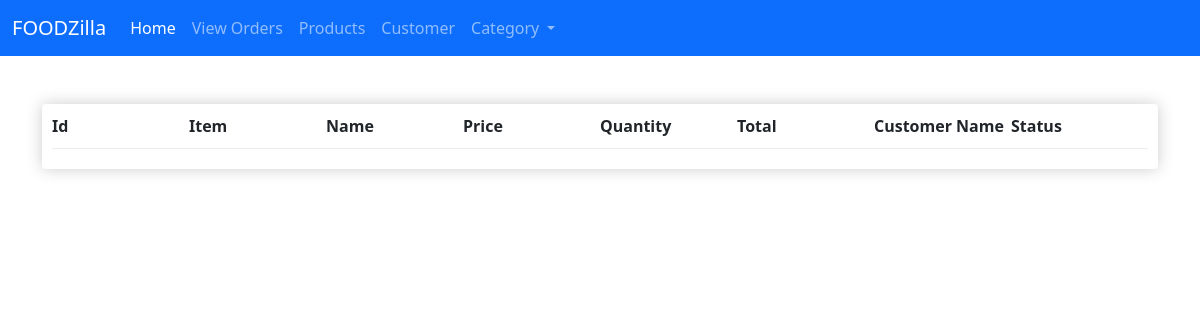
Page /order/ on the earlier database version.
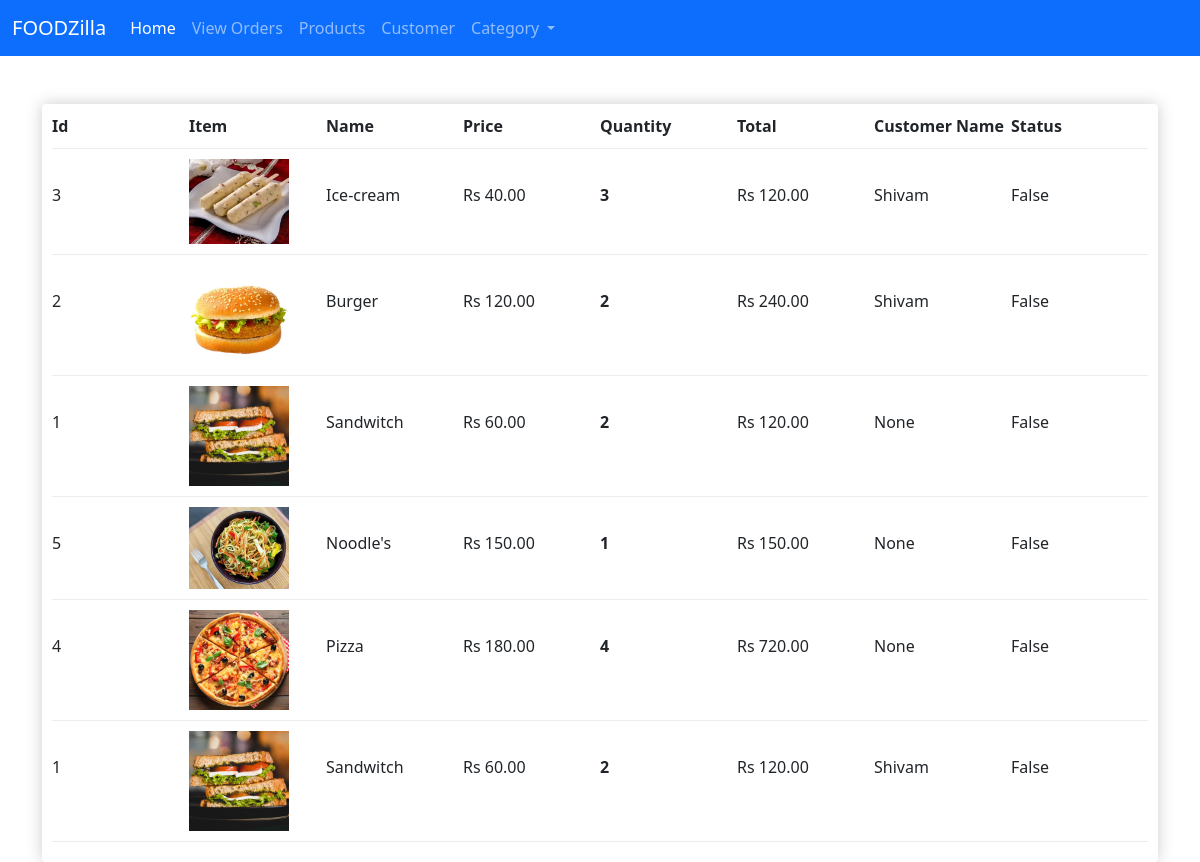
Same page on the later database version.
### App/models.py (models this page shows, shortened)
class OrderItem(models.Model):
    product= models.ForeignKey(Product,on_delete=models.SET_NULL,blank=True,null=True)
    order= models.ForeignKey(Order,on_delete=models.SET_NULL,blank=True,null=True)
    quantity = models.IntegerField(default=0,null=True,blank=True)
    date_added = models.DateTimeField(auto_now_add=True)
    @property
    def get_total(self):
        total=self.product.price * self.quantity
        return total

class Product(models.Model):
    name= models.CharField(max_length=100,null=True)
    price = models.FloatField()
    image=models.ImageField(null=True,blank=True)
    @property
    def imageURL(self):
        try:
            url=self.image.url
        except:
            url=''
        return url

class Order(models.Model):
    customer=models.ForeignKey(Customer,on_delete=models.SET_NULL,blank=True,null=True)
    ordered_date = models.DateTimeField(auto_now_add=True)
    complete = models.BooleanField(default=True,blank=True,null=True)
    transaction_id = models.CharField(max_length=200,null=True)

class Customer(models.Model):
    user = models.OneToOneField(User,on_delete=models.SET_NULL,null=True,blank=True)
    name= models.CharField(max_length=100,null=True)
    email = models.CharField(max_length=100,null=True)

### App/views.py (the view)
# urls.py: url(r'^order/',views.order,name="order"),
def order(request):
    items=OrderItem.objects.all()
    context = {'items':items}
    return render(request,'html/order.html',context)

### App/templates/html/order.html (shortened to what this page needs)
{% extends 'html/base2.html' %}
{% block 'body' %}
	<div class="box-element mt-5">
        <div class="cart-row">
            <div style="flex:1"><strong>Id</strong></div>
            <div style="flex:1"><strong>Item</strong></div>
            <div style="flex:1"><strong>Name</strong></div>
            <div style="flex:1"><strong>Price</strong></div>
            <div style="flex:1"><strong>Quantity</strong></div>
            <div style="flex:1"><strong>Total</strong></div>
            <div style="flex:1"><strong>Customer Name</strong></div>
            <div style="flex:1"><strong>Status</strong></div>
        </div>
        {% for item in items %}
            <div class="cart-row mt-2">
                <div style="flex:1"><p class="pt-4">{{item.product.id}}</p></div>
                <div style="flex:1"><img class="row-image" src="{{item.product.imageURL}}"></div>
                <div style="flex:1"><p class="pt-4">{{item.product.name}}</p></div>
                <div style="flex:1"><p class="pt-4">Rs {{item.product.price|floatformat:2}}</p></div>
                <div style="flex:1"><p class="quantity pt-4">{{item.quantity}}</p></div>
                <div style="flex:1"><p class="pt-4">Rs {{item.get_total|floatformat:2}}</p></div>
                <div style="flex:1"><p class="pt-4">{{item.order.customer.name}}</p></div>
                <div style="flex:1"><p class="pt-4">{{item.order.complete}}</p></div>
            </div>
        {% endfor %}
{% endblock%}

Differences in the rows shown:
added OrderItem: product.id "3", product.imageURL (picture), product.name "Ice-cream", product.price "40.00", quantity "3", get_total "120.00", order.customer.name "Shivam", order.complete "False"
added OrderItem: product.id "2", product.imageURL (picture), product.name "Burger", product.price "120.00", quantity "2", get_total "240.00", order.customer.name "Shivam", order.complete "False"
added OrderItem: product.id "1", product.imageURL (picture), product.name "Sandwitch", product.price "60.00", quantity "2", get_total "120.00", order.customer.name "None", order.complete "False"
added OrderItem: product.id "5", product.imageURL (picture), product.name "Noodle's", product.price "150.00", quantity "1", get_total "150.00", order.customer.name "None", order.complete "False"
added OrderItem: product.id "4", product.imageURL (picture), product.name "Pizza", product.price "180.00", quantity "4", get_total "720.00", order.customer.name "None", order.complete "False"
added OrderItem: product.id "1", product.imageURL (picture), product.name "Sandwitch", product.price "60.00", quantity "2", get_total "120.00", order.customer.name "Shivam", order.complete "False"
